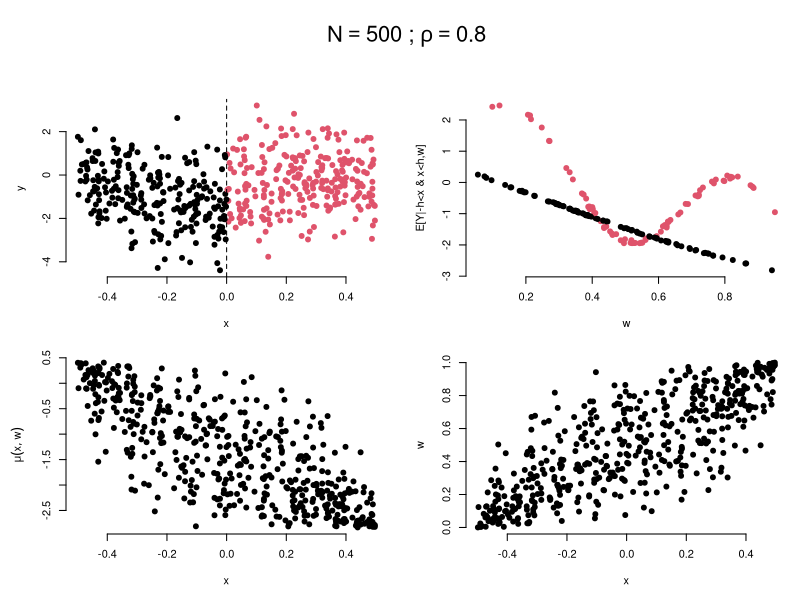
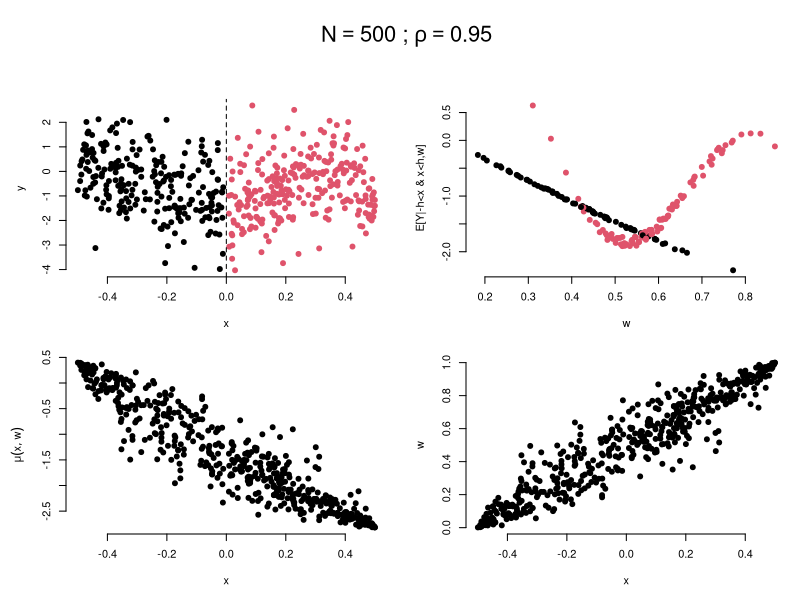
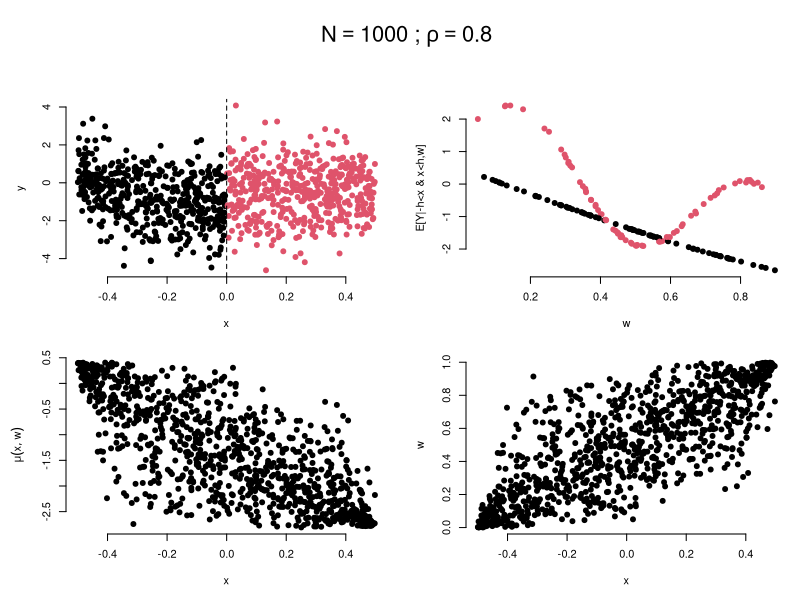
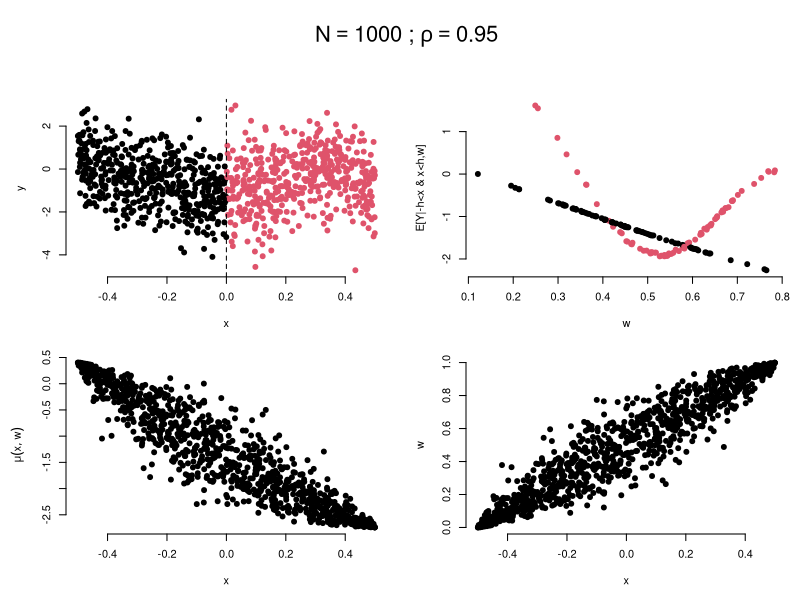
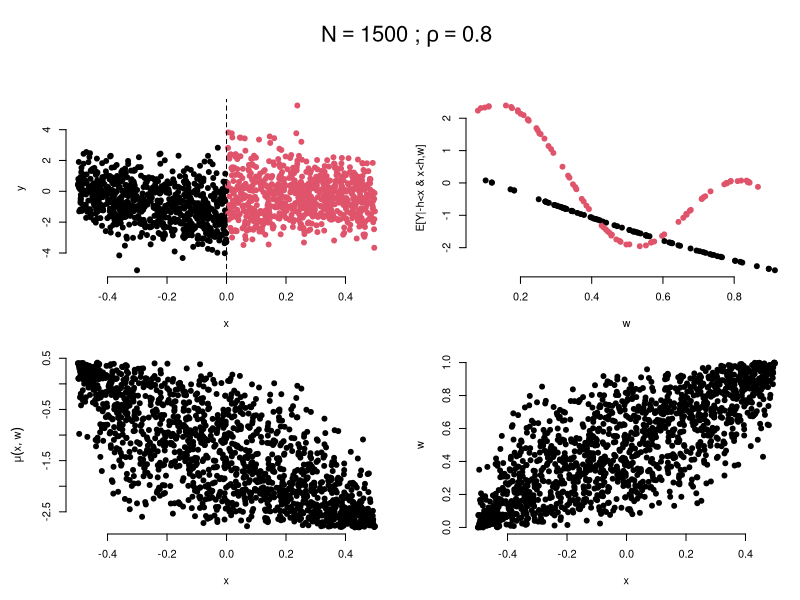
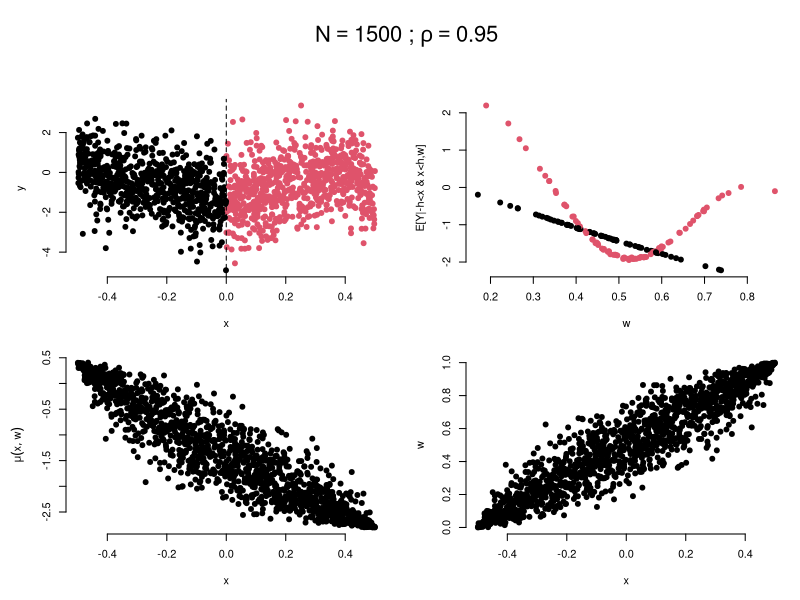

These charts were generated, in order, by the following R code:
## ---- chunk 1
knitr::opts_chunk$set(echo = TRUE)
## ---- chunk 2
set.seed(7)
### Functions
mu0.x <- function(x) 1.5*x^5 - 0.6*x^3 + 0.25*x + 0.5
mu0.w <- function(w) -15*sin(w)
tau0.x <- function(x,c) log(x-c+1)
tau0.w <- function(w) sin(3*pi*w)
mu <- function(x,w) {
  mu.w <- mu0.w(w)
  mu0.x(x) + mu.w/sd(mu.w)
}
tau <- function(x,c,w,ate) {
  tau.w <- tau0.w(w)
  tau0.x(x,c) + tau.w/sd(tau.w) + ate
}
h.grid <- function(x,c,grid)
{
  abs.x <- sort(abs(x-c))
  out <- rep(0,length(grid))
  names(out) <- grid
  x.right <- sum(c < x)
  x.left <- sum(x < c)
  x.tot <- length(x)
  for(total in grid)
  {
    i <- 1
    sum.right <- sum.left <- 0
    while(sum.right < total | sum.left < total) 
    {
      sum.left <- sum(c-abs.x[i] <= x & x < c)
      sum.right <- sum(c < x & x <= c+abs.x[i])
      if (sum.left == sum(x<c) & sum.right == sum(c<x)) break
      i <- i+1
    }
    out[as.character(total)] <- abs.x[i]
  }
  return(out)
}
## Parameters
N <- c(500,1000,1500)
sig_error <- 1
c <- 0
ate <- 1
rho <- c(0.8,0.95)
for (n in N)
{
  for (Rho in rho)
  {
    ## Generate data
    u1 <- rnorm(n)
    u2 <- rnorm(n,Rho*u1,sqrt(1-Rho^2))
    u <- pnorm(cbind(u1,u2))
    x <- qunif(u[,1])-0.5
    z <- as.numeric(x>=c)
    w <- qunif(u[,2])
    cate <- tau(c,c,w,ate)
    prog <- mu(x,w)
    Ey <- prog + tau(x,c,w,ate)*z
    y <- Ey + rnorm(n,0,sqrt(sig_error))
    title <- bquote(N==.(n)
                    ~";"~rho==.(Rho))
    ## Plot data
    par(bty="n",pch=19)
    layout(matrix(c(1,2,3,1,4,5),ncol=2),height=c(1,3,3))
    par(mar=c(2,2,1,1))
    plot.new()
    text(0.5,0.5,title,cex=2,font=2)
    ###
    par(mar=c(5,5,1,1))
    plot(x,y,col=z+1)
    abline(v=c,lty=2)
    ###
    plot(x,prog,ylab=bquote(mu(x,w)))
    ###
    # Windows used in BART-RDD for each sample size
    h <- h.grid(x,c,75)
    test <- -h<x & x<h
    plot(w[test],Ey[test],
         ylab="E[Y|-h<x & x<h,w]",xlab="w",
         col=z[test]+1)
    ###
    plot(x,w)
  }
}
